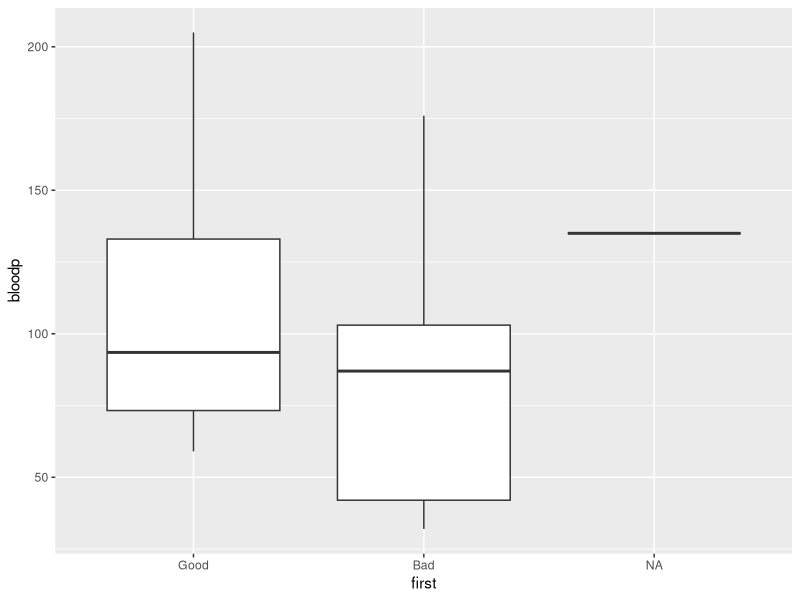
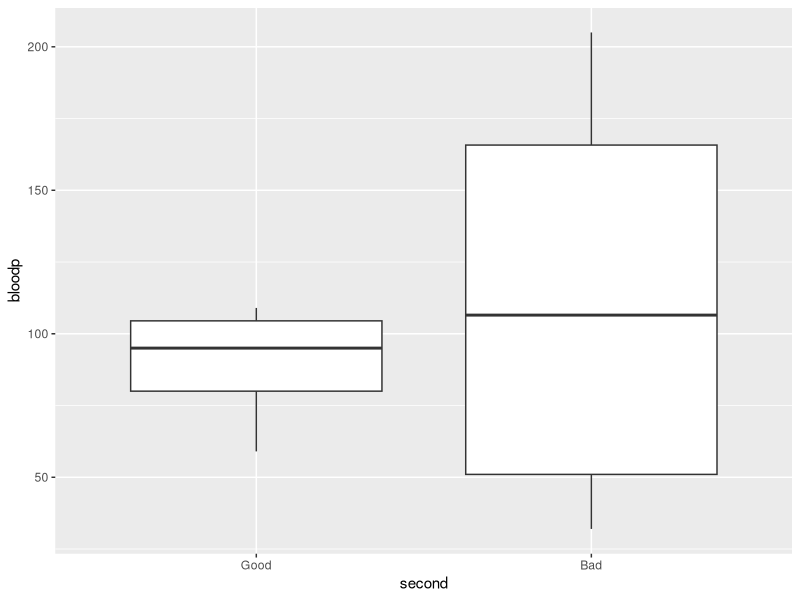
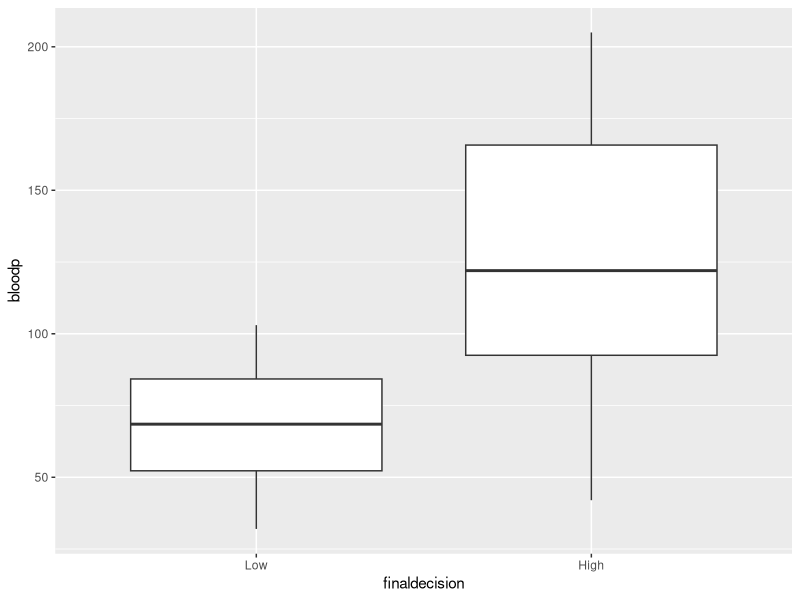
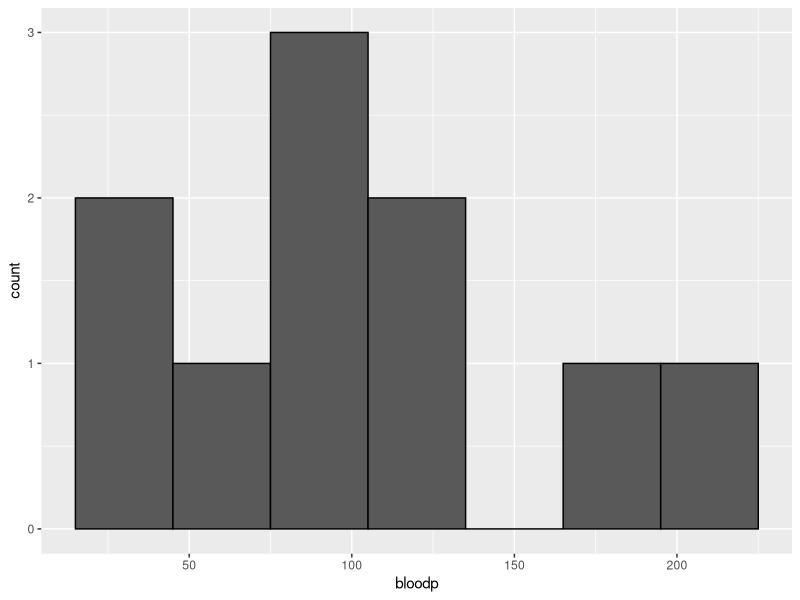

Recreate these plots in R, in order.
library(ggplot2)
library(tidyr)

Freq <- c(0.6, 0.3, 0.4, 0.4, 0.2, 0.6, 0.3, 0.4, 0.9, 0.2)
bloodp <- c(103, 87, 32, 42, 59, 109, 78, 205, 135, 176)
first <- c(1, 1, 1, 1, 0, 0, 0, 0, NA, 1)
second <- c(0, 0, 1, 1, 0, 0, 1, 1, 1, 1)
finaldecision <- c(0, 1, 0, 1, 0, 1, 0, 1, 1, 1)

df <- data.frame(Freq, bloodp, first, second, finaldecision)
df

df$first <- factor(df$first, levels = c(0, 1), labels = c("Good", "Bad"))
df$second <- factor(df$second, levels = c(0, 1), labels = c("Good", "Bad"))
df$finaldecision <- factor(df$finaldecision, levels = c(0, 1), labels = c("Low", "High"))

ggplot(df, aes(x=first, y=bloodp)) +
  geom_boxplot()

ggplot(df, aes(x=second, y=bloodp)) +
  geom_boxplot()

ggplot(df, aes(x=finaldecision, y=bloodp)) +
  geom_boxplot()

ggplot(df, aes(x=bloodp)) +
  geom_histogram(binwidth=30, color="black")